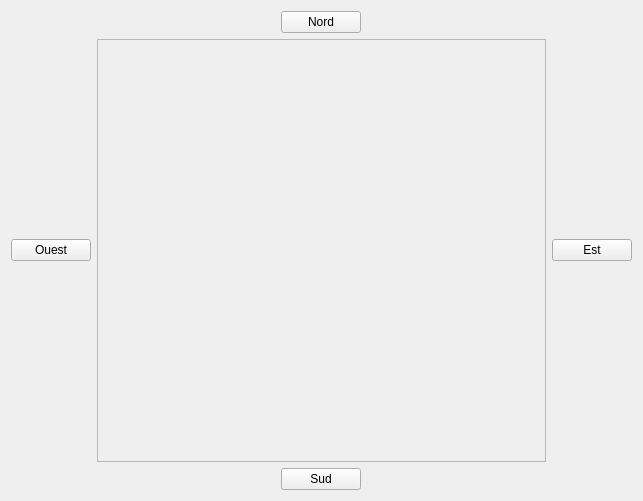
<?xml version="1.0" encoding="UTF-8"?>
<ui version="4.0">
 <class>DetailsMap</class>
 <widget class="QWidget" name="DetailsMap">
  <property name="geometry">
   <rect>
    <x>0</x>
    <y>0</y>
    <width>643</width>
    <height>501</height>
   </rect>
  </property>
  <property name="windowTitle">
   <string>Carte</string>
  </property>
  <layout class="QGridLayout" name="gridLayout">
   <item row="3" column="3">
    <layout class="QGridLayout" name="gridLayout_5">
     <property name="leftMargin">
      <number>0</number>
     </property>
     <item row="0" column="0">
      <widget class="QPushButton" name="goRight">
       <property name="sizePolicy">
        <sizepolicy hsizetype="Fixed" vsizetype="Fixed">
         <horstretch>0</horstretch>
         <verstretch>0</verstretch>
        </sizepolicy>
       </property>
       <property name="text">
        <string>Est</string>
       </property>
      </widget>
     </item>
    </layout>
   </item>
   <item row="1" column="2">
    <layout class="QGridLayout" name="gridLayout_2">
     <property name="leftMargin">
      <number>0</number>
     </property>
     <property name="topMargin">
      <number>0</number>
     </property>
     <property name="rightMargin">
      <number>0</number>
     </property>
     <property name="bottomMargin">
      <number>0</number>
     </property>
     <item row="0" column="0">
      <widget class="QPushButton" name="goUp">
       <property name="sizePolicy">
        <sizepolicy hsizetype="Fixed" vsizetype="Fixed">
         <horstretch>0</horstretch>
         <verstretch>0</verstretch>
        </sizepolicy>
       </property>
       <property name="text">
        <string>Nord</string>
       </property>
      </widget>
     </item>
    </layout>
   </item>
   <item row="3" column="2">
    <widget class="QFrame" name="frameMap">
     <property name="sizePolicy">
      <sizepolicy hsizetype="Expanding" vsizetype="Expanding">
       <horstretch>0</horstretch>
       <verstretch>0</verstretch>
      </sizepolicy>
     </property>
     <property name="frameShape">
      <enum>QFrame::StyledPanel</enum>
     </property>
     <property name="frameShadow">
      <enum>QFrame::Raised</enum>
     </property>
    </widget>
   </item>
   <item row="4" column="2">
    <layout class="QGridLayout" name="gridLayout_3">
     <property name="leftMargin">
      <number>0</number>
     </property>
     <property name="topMargin">
      <number>0</number>
     </property>
     <property name="rightMargin">
      <number>0</number>
     </property>
     <property name="bottomMargin">
      <number>0</number>
     </property>
     <item row="0" column="0">
      <widget class="QPushButton" name="goDown">
       <property name="sizePolicy">
        <sizepolicy hsizetype="Fixed" vsizetype="Fixed">
         <horstretch>0</horstretch>
         <verstretch>0</verstretch>
        </sizepolicy>
       </property>
       <property name="text">
        <string>Sud</string>
       </property>
      </widget>
     </item>
    </layout>
   </item>
   <item row="3" column="1">
    <layout class="QGridLayout" name="gridLayout_4">
     <property name="leftMargin">
      <number>0</number>
     </property>
     <property name="topMargin">
      <number>0</number>
     </property>
     <property name="rightMargin">
      <number>0</number>
     </property>
     <property name="bottomMargin">
      <number>0</number>
     </property>
     <item row="0" column="0">
      <widget class="QPushButton" name="goLeft">
       <property name="sizePolicy">
        <sizepolicy hsizetype="Fixed" vsizetype="Fixed">
         <horstretch>0</horstretch>
         <verstretch>0</verstretch>
        </sizepolicy>
       </property>
       <property name="text">
        <string>Ouest</string>
       </property>
      </widget>
     </item>
    </layout>
   </item>
  </layout>
 </widget>
 <resources/>
 <connections/>
</ui>
